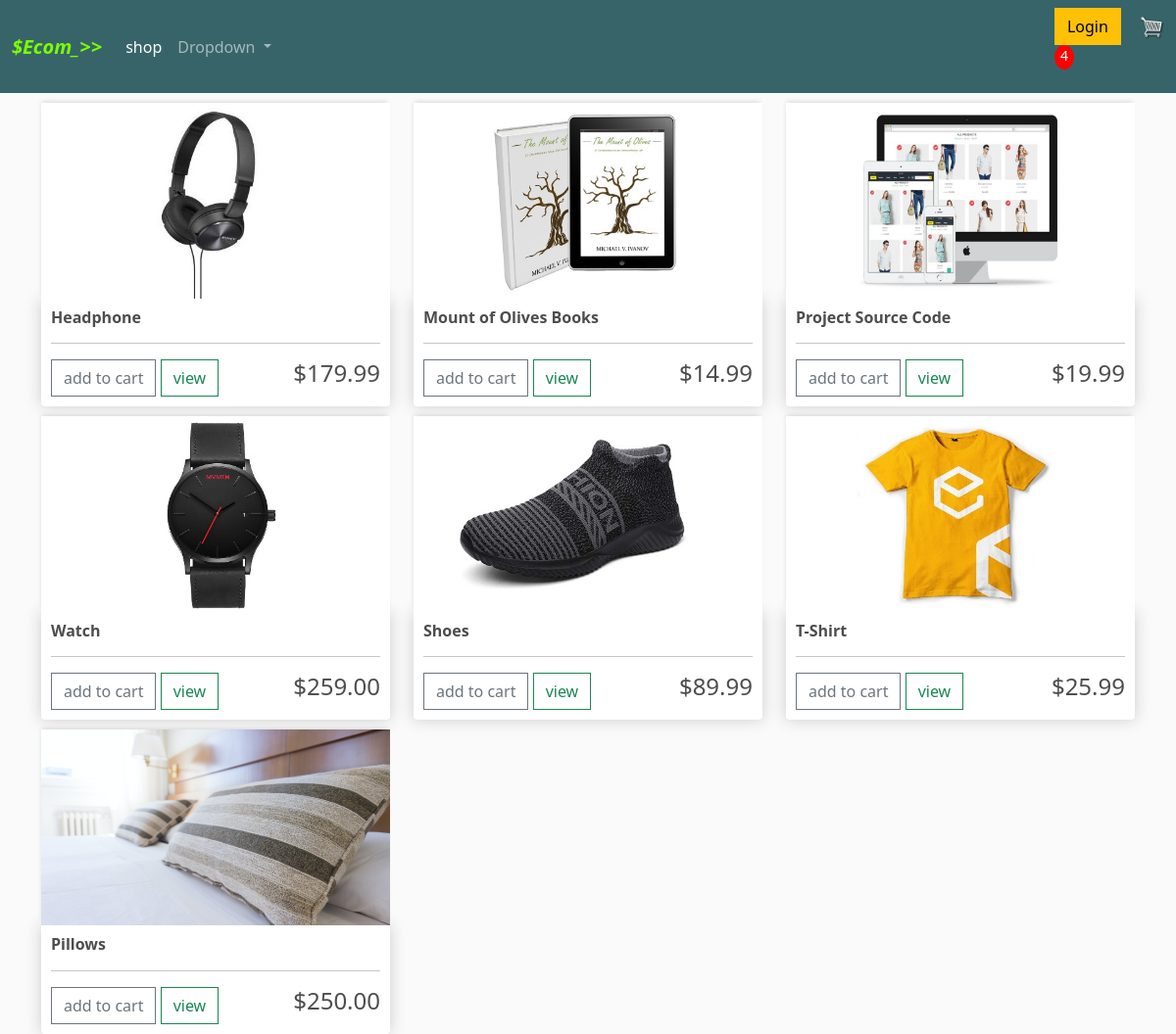
Screenshot of / (signed in) with the database file from the repository.
### shop/models.py (models this page shows, shortened)
class Product(models.Model):
    name = models.CharField(max_length = 200, null = True )
    price = models.FloatField()
    digital = models.BooleanField(default = False ,null =True , blank =False)
    image = models.ImageField(null=True, blank=True)
    @property
    def imageURL(self):
        try:
            url = self.image.url
        except:
            url = ''
        return url

### shop/views.py (the view)
# urls.py: path('',include('shop.urls')),
def shop(request):
    if request.user.is_authenticated:  #if user has logged in ...!
        customer = request.user.customer
        order , created = Order.objects.get_or_create(customer = customer, complete = False)
        items = order.orderitem_set.all()  # I HAVE SEEN THIS NOTATION SEVERAL TIMES
        cartItems = order.get_cart_items
    else:
        items = []
        order = {'get_cart_total': 0, 'get_cart_items':0 , 'shipping' : False}
        cartItems =order['get_cart_items']
    products = Product.objects.all()
    context ={'products':products , 'cartItems':cartItems}
    return render(request, 'shop/shop.html', context)

### shop/models.py (called while the page is built)
    @property
    def get_cart_items(self):
        orderitems = self.orderitem_set.all()
        total = sum([item.quantity for item in orderitems])
        return total

### shop/templates/shop/shop.html (shortened to what this page needs)
{% extends 'shop/main.html' %}
{% load static %}
{% load bootstrap5 %}
{% block content %}
<div class="row">
    {%  for product in products %}
    <div class="col-lg-4">
        <img class = "thumbnail" src = "{{ product.imageURL }}">
        <div class="box-element product">
            <h6><strong> {{product.name}} </strong></h6>
            <hr>
            {% if user.is_authenticated %}
            <button data-product ={{product.id}} data-action="add" class ="btn btn-outline-secondary add-btn update-cart">add to cart</button>
            {% endif %}
            <a class ="btn btn-outline-success" href ="#">view</a>
            <h4 style = "display: inline-block; float: right;">${{product.price|floatformat:2}}</h4>
        </div>
    </div>
    {% endfor %}
</div>
{% endblock content %}

### shop/static/mycss/main.css (style rules this page uses)
body { background-color: hsl(0, 0%, 98%); }
h1,h2,h3,h4,h5,h6 { color:hsl(0, 0%, 30%); }
.box-element { box-shadow:hsl(0, 0%, 80%) 0 0 16px; background-color: #fff; border-radius: 4px; padding: 10px; }
.thumbnail { width: 100%; height: 200px; -webkit-box-shadow: -1px -3px 5px -2px rgba(214,214,214,1); -moz-box-shadow: -1px -3px 5px -2px rgba(214,214,214,1); box-shadow: -1px -3px 5px -2px rgba(214,214,214,1); }
.product { border-radius: 0 0 4px 4px; }
.col-lg-4, .col-lg-6, .col-lg-8, .col-lg-12 { margin-top: 10px; }
.btn { border-radius: 0; }

### rows the page displays
Product: imageURL (picture), name "Headphone", price "179.99"
Product: imageURL (picture), name "Mount of Olives Books", price "14.99"
Product: imageURL (picture), name "Project Source Code", price "19.99"
Product: imageURL (picture), name "Watch", price "259.00"
Product: imageURL (picture), name "Shoes", price "89.99"
Product: imageURL (picture), name "T-Shirt", price "25.99"
Product: imageURL (picture), name "Pillows", price "250.00"

### other values shown
{{ cartItems }} "4"
